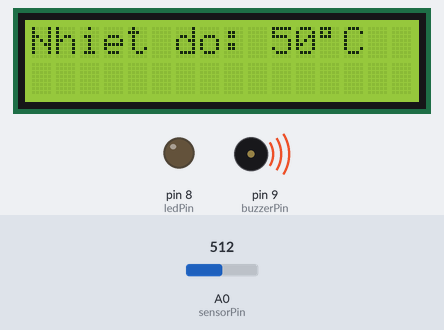
The sketch below on a simulated Arduino Uno, built with avr-gcc and run on an emulated ATmega328P. Parts: 16×2 character LCD, output pins drawn as LEDs (lit = HIGH), buzzer (waves = sounding). The inputs (shaded band) are chosen by the test bench; at power-on: A0 (sensorPin) = 512.

Above: at 1.2 s.
1.3 s: A0 (sensorPin) set to 428
At 3.0 s:
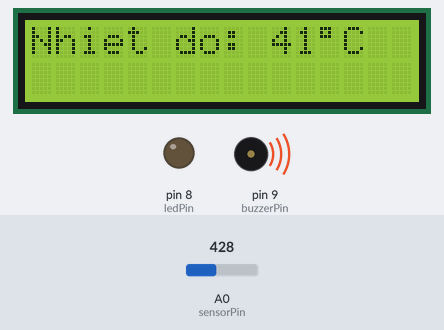
3.5 s: A0 (sensorPin) set to 408
At 4.9 s:
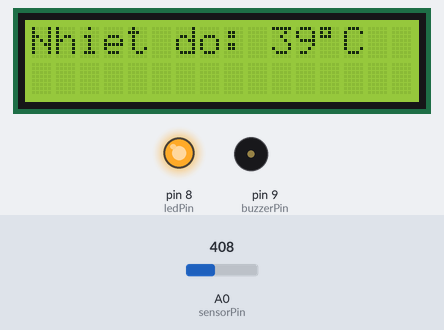
5.5 s: A0 (sensorPin) set to 322
At 6.7 s:
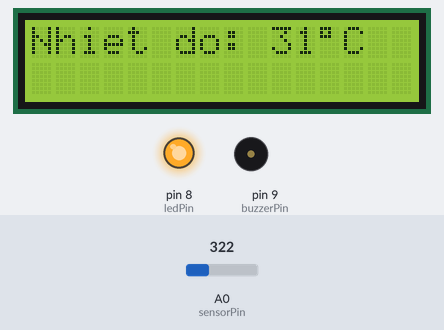
7.5 s: A0 (sensorPin) set to 289
At 8.6 s:
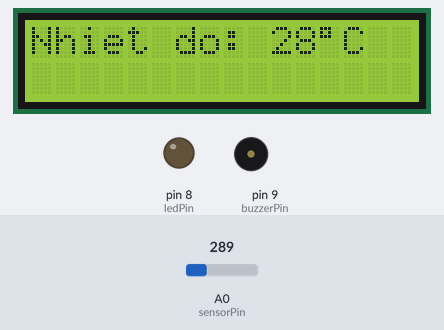
Timing chart, 0 to 10.5 s (numbered marks = the images above; inputs shaded):
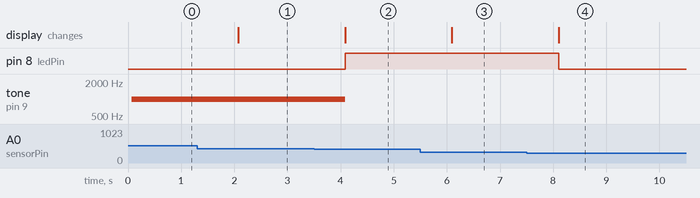

The sketch:

cau21-LCD-quangtro-coi-1led.ino
```cpp
#include <LiquidCrystal.h>

LiquidCrystal lcd(12, 11, 4, 5, 6, 7);

const int sensorPin = A0;
const int ledPin    = 8;
const int buzzerPin = 9;

void setup() {
  lcd.begin(16, 2);
  pinMode(ledPin, OUTPUT);
  pinMode(buzzerPin, OUTPUT);
}

void loop() {
  int raw = analogRead(sensorPin);
  int temp = map(raw, 0, 1023, 0, 100);

  // Hi?n th? LCD
  lcd.clear();
  lcd.setCursor(0, 0);
  lcd.print("Nhiet do: ");
  lcd.print(temp);
  lcd.print((char)223);
  lcd.print("C");

  // ?i?u ki?n ?i?u khi?n LED & Buzzer
  if (temp > 40) {
    // Buzzer kêu liên t?c, LED t?t
    digitalWrite(ledPin, LOW);
    tone(buzzerPin, 1000); // ng?u ch?n 1?kHz
  }
  else if (temp >= 30) {
    // LED sáng, buzzer t?t
    digitalWrite(ledPin, HIGH);
    noTone(buzzerPin);
  }
  else {
    // D??i 30°C: t?t c?
    digitalWrite(ledPin, LOW);
    noTone(buzzerPin);
  }

  delay(1000);
}
```

Measured:
- the behaviour switches between 420 and 419 on A0 (sensorPin) (found by bisection; images 1 and 2)
- the behaviour switches between 307 and 306 on A0 (sensorPin) (found by bisection; images 3 and 4)
- after the input at 1.3 s, the display: changes after 0.78 s (image 1)
- after the input at 3.5 s, pin 8 (ledPin): LOW → HIGH after 0.58 s; tone on pin 9 (buzzerPin): 1000 Hz → silent after 0.58 s; the display: changes after 0.58 s (image 2)
- after the input at 5.5 s, the display: changes after 0.59 s (image 3)
- after the input at 7.5 s, pin 8 (ledPin): HIGH → LOW after 0.60 s; the display: changes after 0.60 s (image 4)
